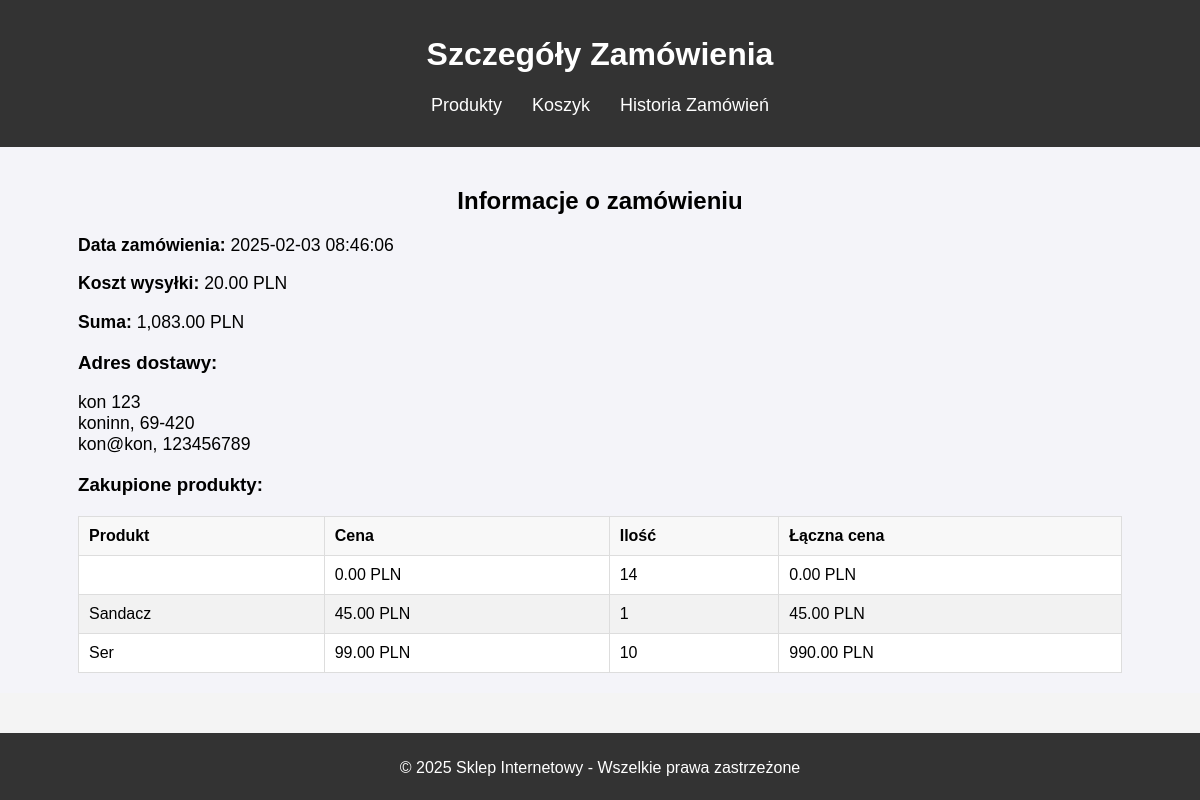
The page /order_details.php?id=4 on the database its author committed.
### tables this page shows
CREATE TABLE "zamowienia" (
    id INTEGER PRIMARY KEY AUTOINCREMENT,
    data_zamowienia TEXT DEFAULT CURRENT_TIMESTAMP,
    koszyk TEXT NOT NULL,
    koszt_wysylki REAL NOT NULL,
    suma REAL NOT NULL,
    imie_nazwisko TEXT NOT NULL,
    ulica TEXT NOT NULL,
    numer_domu TEXT NOT NULL,
    miasto TEXT NOT NULL,
    kod_pocztowy TEXT NOT NULL,
    email TEXT NOT NULL,
    telefon TEXT NOT NULL
, status TEXT DEFAULT 'Oczekujące');

CREATE TABLE produkty (
    id INTEGER PRIMARY KEY AUTOINCREMENT,
    nazwa TEXT NOT NULL,
    opis TEXT,
    cena REAL NOT NULL,
    ilosc INTEGER NOT NULL,
    zdjecie TEXT
, usuniety INTEGER DEFAULT 0);

### order_details.php (the view, shortened to what this page needs)
<?php
include 'db.php';
$order_id = $_GET['id'] ?? null;
if ($order_id) {
    $stmt = $db->prepare("SELECT * FROM zamowienia WHERE id = ?");
    $stmt->bindValue(1, $order_id, SQLITE3_INTEGER);
    $result = $stmt->execute();
    $order = $result->fetchArray(SQLITE3_ASSOC);
    if ($order) {
        $cart = json_decode($order['koszyk'], true);
        $unique_products = array_count_values($cart);
    }
}
?>
<!DOCTYPE html>
<html lang="pl">
<head>
    <link rel="stylesheet" href="style.css">
</head>
<body>
    <header>
        <div class="container">
            <h1>Szczegóły Zamówienia</h1>
            <nav>
                <ul>
                    <li><a href="products.php">Produkty</a></li>
                    <li><a href="cart.php">Koszyk</a></li>
                    <li><a href="orders.php">Historia Zamówień</a></li>
                </ul>
            </nav>
        </div>
    </header>
    <section class="order-details">
        <div class="container">
            <h2>Informacje o zamówieniu</h2>
            <?php if ($order): ?>
                <p><strong>Data zamówienia:</strong> <?= htmlspecialchars($order['data_zamowienia']); ?></p>
                <p><strong>Koszt wysyłki:</strong> <?= number_format($order['koszt_wysylki'], 2); ?> PLN</p>
                <p><strong>Suma:</strong> <?= number_format($order['suma'], 2); ?> PLN</p>
                <h3>Adres dostawy:</h3>
                <p>
                    <?= htmlspecialchars($order['ulica']); ?> <?= htmlspecialchars($order['numer_domu']); ?><br>
                    <?= htmlspecialchars($order['miasto']); ?>, <?= htmlspecialchars($order['kod_pocztowy']); ?><br>
                    <?= htmlspecialchars($order['email']); ?>, <?= htmlspecialchars($order['telefon']); ?>
                </p>
                <h3>Zakupione produkty:</h3>
                <table class="order-products">
                    <thead>
                        <tr>
                            <th>Produkt</th>
                            <th>Cena</th>
                            <th>Ilość</th>
                            <th>Łączna cena</th>
                        </tr>
                    </thead>
                    <tbody>
                        <?php foreach ($unique_products as $product_id => $quantity): ?>
                            <?php
                            $stmt = $db->prepare("SELECT * FROM produkty WHERE id = ?");
                            $stmt->bindValue(1, $product_id, SQLITE3_INTEGER);
                            $result = $stmt->execute();
                            $product = $result->fetchArray(SQLITE3_ASSOC);
                            if ($product) {
                                $total_product_price = $product['cena'] * $quantity;
                            }
                            ?>
                            <tr>
                                <td><?= htmlspecialchars($product['nazwa']); ?></td>
                                <td><?= number_format($product['cena'], 2); ?> PLN</td>
                                <td><?= $quantity; ?></td>
                                <td><?= number_format($total_product_price, 2); ?> PLN</td>
                            </tr>
                        <?php endforeach; ?>
                    </tbody>
                </table>
            <?php else: ?>
                <p>Nie znaleziono zamówienia o tym ID.</p>
            <?php endif; ?>
        </div>
    </section>
    <footer>
        <div class="container">
            <p>&copy; 2025 Sklep Internetowy - Wszelkie prawa zastrzeżone</p>
        </div>
    </footer>
</body>
</html>

### style.css (style rules this page uses)
body { font-family: Arial, sans-serif; background-color: #f4f4f4; margin: 0; padding: 0; }
.container { width: 90%; margin: 0 auto; }
header { background-color: #333; color: white; padding: 15px 0; }
header h1 { text-align: center; }
nav ul { list-style-type: none; padding: 0; display: flex; justify-content: center; }
nav ul li { margin: 0 15px; }
nav ul li a { color: white; text-decoration: none; font-size: 18px; }
footer { background-color: #333; color: white; padding: 10px 0; text-align: center; margin-top: 40px; }
.order-details { padding: 20px; background-color: #f4f4f9; }
.order-details h2 { text-align: center; margin-bottom: 20px; }
.order-details p { font-size: 1.1em; }
.order-products { width: 100%; border-collapse: collapse; margin-top: 20px; background-color: #fff; }
.order-products th, .order-products td { border: 1px solid #ddd; padding: 10px; text-align: left; }
.order-products th { background-color: #f8f8f8; }
.order-products tr:nth-child(even) { background-color: #f2f2f2; }

### rows shown on the page
zamowienia: data_zamowienia "2025-02-03 08:46:06", koszt_wysylki "20.00", suma "1,083.00", ulica "kon", numer_domu "123", miasto "koninn", kod_pocztowy "69-420", email "kon@kon", telefon "123456789", koszyk "14", koszyk "1", koszyk "10"
produkty: nazwa "Sandacz", cena "45.00", cena.koszyk "45.00"
produkty: nazwa "Ser", cena "99.00", cena.koszyk "990.00"

### other values the page prints
$product['cena'] "0.00"
